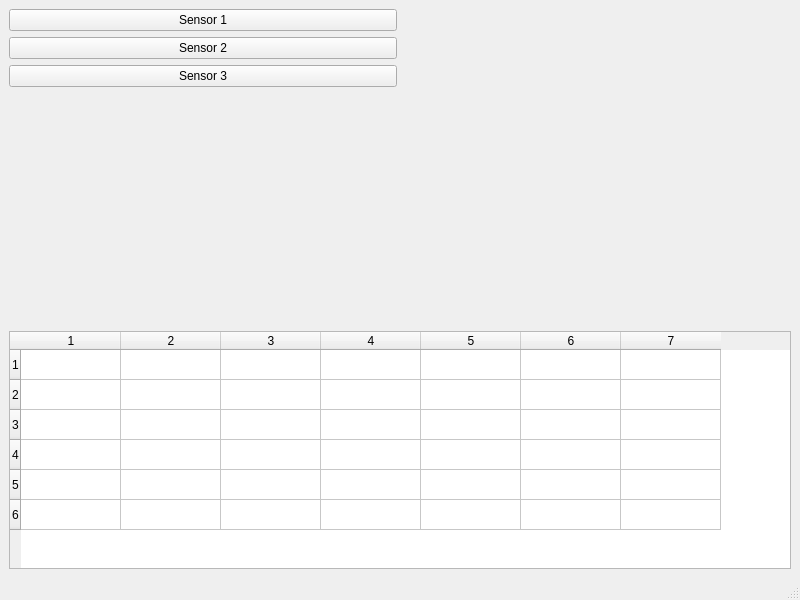
<?xml version="1.0" encoding="UTF-8"?>
<ui version="4.0">
 <class>MainWindow</class>
 <widget class="QMainWindow" name="MainWindow">
  <property name="geometry">
   <rect>
    <x>0</x>
    <y>0</y>
    <width>800</width>
    <height>600</height>
   </rect>
  </property>
  <property name="windowTitle">
   <string>Dashboard</string>
  </property>
  <widget class="QWidget" name="centralwidget">
   <layout class="QGridLayout" name="gridLayout">
    <item row="4" column="0" colspan="2">
     <widget class="QTableWidget" name="tableWidget">
      <property name="verticalScrollBarPolicy">
       <enum>Qt::ScrollBarAsNeeded</enum>
      </property>
      <property name="rowCount">
       <number>6</number>
      </property>
      <property name="columnCount">
       <number>7</number>
      </property>
      <row/>
      <row/>
      <row/>
      <row/>
      <row/>
      <row/>
      <column/>
      <column/>
      <column/>
      <column/>
      <column/>
      <column/>
      <column/>
     </widget>
    </item>
    <item row="1" column="0">
     <widget class="QPushButton" name="Sensor2">
      <property name="text">
       <string>Sensor 2</string>
      </property>
     </widget>
    </item>
    <item row="0" column="0">
     <widget class="QPushButton" name="Sensor1">
      <property name="text">
       <string>Sensor 1</string>
      </property>
     </widget>
    </item>
    <item row="2" column="0">
     <widget class="QPushButton" name="Sensor3">
      <property name="text">
       <string>Sensor 3</string>
      </property>
     </widget>
    </item>
    <item row="3" column="0">
     <spacer name="verticalSpacer">
      <property name="orientation">
       <enum>Qt::Vertical</enum>
      </property>
      <property name="sizeHint" stdset="0">
       <size>
        <width>20</width>
        <height>40</height>
       </size>
      </property>
     </spacer>
    </item>
   </layout>
  </widget>
  <widget class="QMenuBar" name="menubar">
   <property name="geometry">
    <rect>
     <x>0</x>
     <y>0</y>
     <width>800</width>
     <height>20</height>
    </rect>
   </property>
  </widget>
  <widget class="QStatusBar" name="statusbar"/>
 </widget>
 <resources/>
 <connections/>
</ui>
